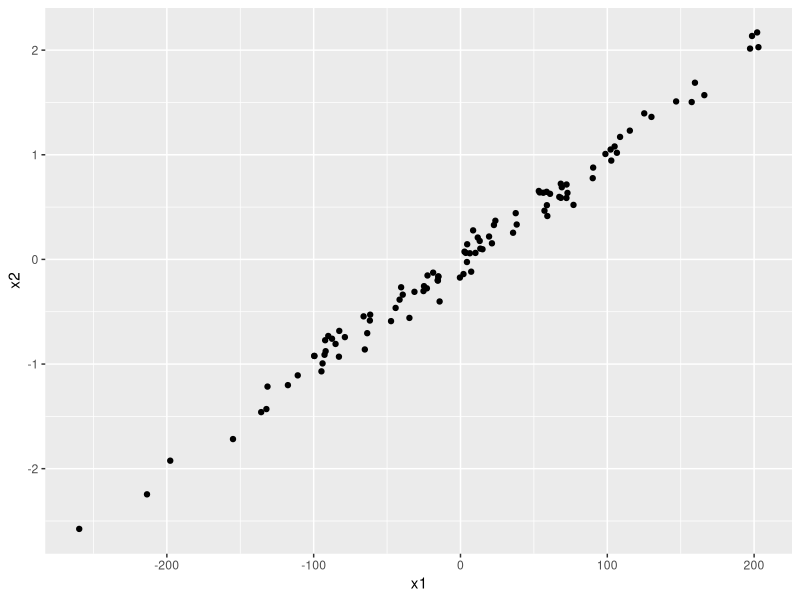
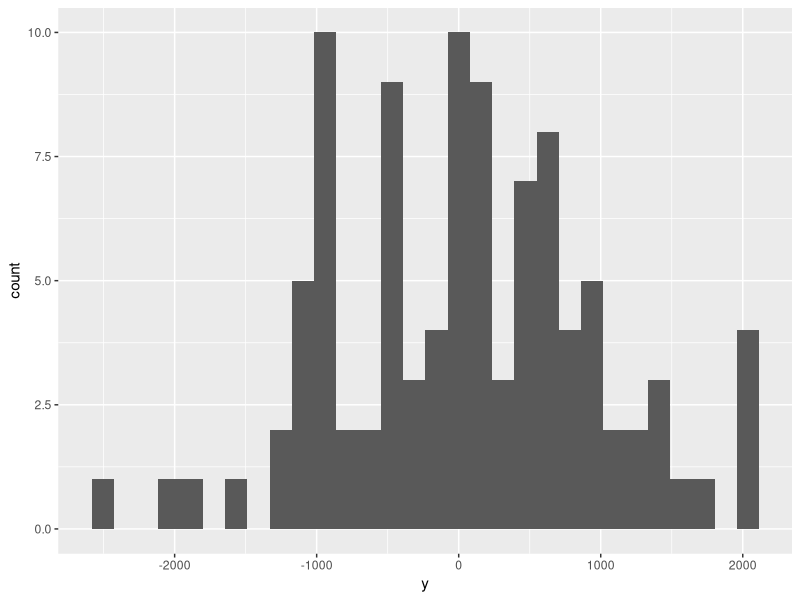

Recreate these plots in R, in order.
## ---- chunk 1
library(tidyverse)

set.seed(8675309)
n <- 100

# simulate the exposure variables
x1 <- 100*rnorm(n)
x2 <- x1/100 + rnorm(n, sd = .1)

# simulate the outcome
y <- 10*x1 + x2 + rnorm(n, sd = 100)

df_sim <- tibble(y = y, x1 = x1, x2 = x2)
## ---- chunk 2
df_sim |> 
  ggplot() + 
  geom_point(aes(x = x1, y = x2))
## ---- chunk 3
df_sim |> 
  ggplot() + 
  geom_histogram(aes(x = y))
## ---- chunk 4
preds_causal <- 10*df_sim$x1 + df_sim$x2
sqrt(mean(df_sim$y - preds_causal)^2)
## ---- chunk 5
preds_biased <- 10*df_sim$x1
sqrt(mean(df_sim$y - preds_biased)^2)
